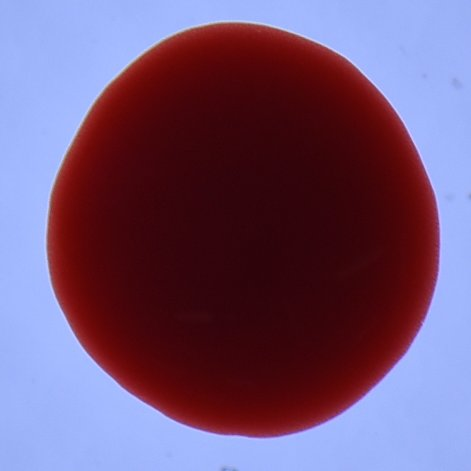
%> input picture Principal Component Analysis for Face Recognition/Training Data/Time 1/1.tif, 471 x 471 px
$ octave Eigen_Droplet.m   (GNU Octave 9; MATLAB toolbox functions it lacks are replaced by stand-ins)
%> lines starting %> are read from the running program, lines starting %| are printed output that depends on the picture
clear all;
close all;

%Training

%Read images
%Read images from Time 1
A1 = imread('C:\Users\PHY3HAMADL\Desktop\Blood_Research\2019\Blood_Droplets_Kirsten\EigenDroplet\Training\Time 1\1.tif'); %471   471     3
%> A1 is the input picture: size 471x471x3 uint8; mean R, G, B 113.4, 84.2, 117.3
A1 = imresize(double(A1(:,:,1)),[60 60]); %choose only the red channel from 0 to 256
%> A1: size 60x60 double
A2 = imread('C:\Users\PHY3HAMADL\Desktop\Blood_Research\2019\Blood_Droplets_Kirsten\EigenDroplet\Training\Time 1\2.tif'); %467   467     3
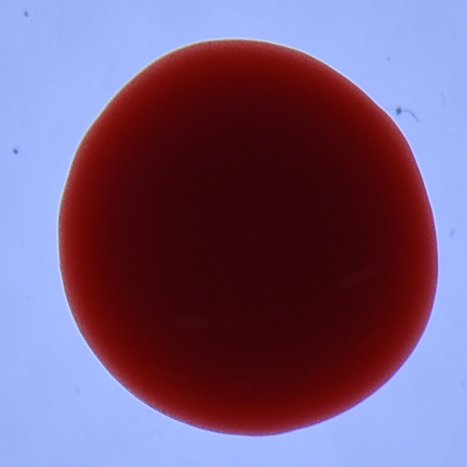
%> input picture Principal Component Analysis for Face Recognition/Training Data/Time 1/2.tif, 467 x 467 px
%> A2 is the input picture: size 467x467x3 uint8; mean R, G, B 117.8, 90, 124.2
A2 = imresize(double(A2(:,:,1)),[60 60]);
%> A2: size 60x60 double
A3 = imread('C:\Users\PHY3HAMADL\Desktop\Blood_Research\2019\Blood_Droplets_Kirsten\EigenDroplet\Training\Time 1\3.tif'); %477   477     3
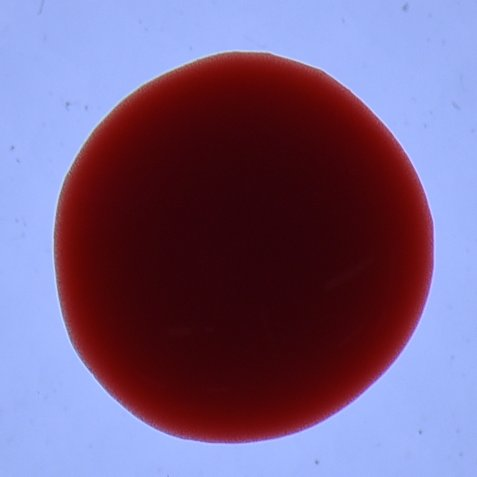
%> input picture Principal Component Analysis for Face Recognition/Training Data/Time 1/3.tif, 477 x 477 px
%> A3 is the input picture: size 477x477x3 uint8; mean R, G, B 117.3, 94, 130.6
A3 = imresize(double(A3(:,:,1)),[60 60]);
%> A3: size 60x60 double
A4 = imread('C:\Users\PHY3HAMADL\Desktop\Blood_Research\2019\Blood_Droplets_Kirsten\EigenDroplet\Training\Time 1\4.tif'); %519   459     3
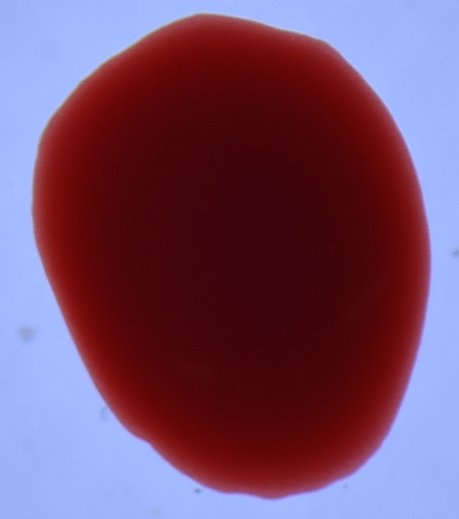
%> input picture Principal Component Analysis for Face Recognition/Training Data/Time 1/4.tif, 459 x 519 px
%> A4 is the input picture: size 519x459x3 uint8; mean R, G, B 117.7, 77.1, 106.5
A4 = imresize(double(A4(:,:,1)),[60 60]);
%> A4: size 60x60 double
%Read images from Time 2
B1 = imread('C:\Users\PHY3HAMADL\Desktop\Blood_Research\2019\Blood_Droplets_Kirsten\EigenDroplet\Training\Time 2\1.tif'); %471   471     3
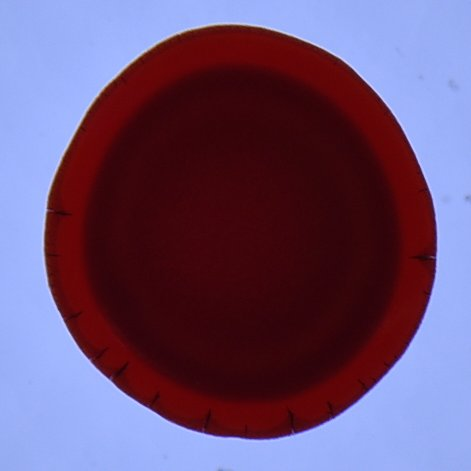
%> input picture Principal Component Analysis for Face Recognition/Training Data/Time 2/1.tif, 471 x 471 px
%> B1 is the input picture: size 471x471x3 uint8; mean R, G, B 107, 80.3, 114.7
B1 = imresize(double(B1(:,:,1)),[60 60]);
%> B1: size 60x60 double
B2 = imread('C:\Users\PHY3HAMADL\Desktop\Blood_Research\2019\Blood_Droplets_Kirsten\EigenDroplet\Training\Time 2\2.tif'); %467   467     3
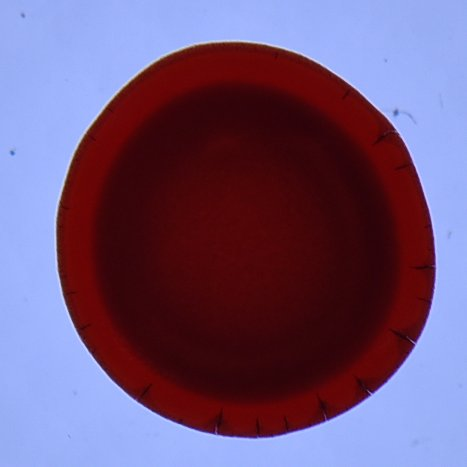
%> input picture Principal Component Analysis for Face Recognition/Training Data/Time 2/2.tif, 467 x 467 px
%> B2 is the input picture: size 467x467x3 uint8; mean R, G, B 111.8, 85.6, 120.8
B2 = imresize(double(B2(:,:,1)),[60 60]);
%> B2: size 60x60 double
B3 = imread('C:\Users\PHY3HAMADL\Desktop\Blood_Research\2019\Blood_Droplets_Kirsten\EigenDroplet\Training\Time 2\3.tif'); %477   477     3
B3 = imresize(double(B3(:,:,1)),[60 60]);
B4 = imread('C:\Users\PHY3HAMADL\Desktop\Blood_Research\2019\Blood_Droplets_Kirsten\EigenDroplet\Training\Time 2\4.tif'); %519   459     3
B4 = imresize(double(B4(:,:,1)),[60 60]);
%Read images from Time 3
C1 = imread('C:\Users\PHY3HAMADL\Desktop\Blood_Research\2019\Blood_Droplets_Kirsten\EigenDroplet\Training\Time 3\1.tif'); %471   471     3
C1 = imresize(double(C1(:,:,1)),[60 60]);
C2 = imread('C:\Users\PHY3HAMADL\Desktop\Blood_Research\2019\Blood_Droplets_Kirsten\EigenDroplet\Training\Time 3\2.tif'); %467   467     3
C2 = imresize(double(C2(:,:,1)),[60 60]);
C3 = imread('C:\Users\PHY3HAMADL\Desktop\Blood_Research\2019\Blood_Droplets_Kirsten\EigenDroplet\Training\Time 3\3.tif'); %477   477     3
C3 = imresize(double(C3(:,:,1)),[60 60]);
C4 = imread('C:\Users\PHY3HAMADL\Desktop\Blood_Research\2019\Blood_Droplets_Kirsten\EigenDroplet\Training\Time 3\4.tif'); %519   459     3
C4 = imresize(double(C4(:,:,1)),[60 60]);
%Read images from Time 4
D1 = imread('C:\Users\PHY3HAMADL\Desktop\Blood_Research\2019\Blood_Droplets_Kirsten\EigenDroplet\Training\Time 4\1.tif'); %471   471     3
D1 = imresize(double(D1(:,:,1)),[60 60]);
D2 = imread('C:\Users\PHY3HAMADL\Desktop\Blood_Research\2019\Blood_Droplets_Kirsten\EigenDroplet\Training\Time 4\2.tif'); %467   467     3
D2 = imresize(double(D2(:,:,1)),[60 60]);
D3 = imread('C:\Users\PHY3HAMADL\Desktop\Blood_Research\2019\Blood_Droplets_Kirsten\EigenDroplet\Training\Time 4\3.tif'); %477   477     3
D3 = imresize(double(D3(:,:,1)),[60 60]);
D4 = imread('C:\Users\PHY3HAMADL\Desktop\Blood_Research\2019\Blood_Droplets_Kirsten\EigenDroplet\Training\Time 4\4.tif'); %519   459     3
D4 = imresize(double(D4(:,:,1)),[60 60]);

%show images
figure (1)
subplot(4,4,1)
pcolor(flipud(A1)), shading interp, colormap(gray), set(gca, 'Xtick',[],'Ytick',[])
subplot(4,4,2)
pcolor(flipud(A2)), shading interp, colormap(gray), set(gca, 'Xtick',[],'Ytick',[])
subplot(4,4,3)
pcolor(flipud(A3)), shading interp, colormap(gray), set(gca, 'Xtick',[],'Ytick',[])
subplot(4,4,4)
pcolor(flipud(A4)), shading interp, colormap(gray), set(gca, 'Xtick',[],'Ytick',[])
subplot(4,4,5)
pcolor(flipud(B1)), shading interp, colormap(gray), set(gca, 'Xtick',[],'Ytick',[])
subplot(4,4,6)
pcolor(flipud(B2)), shading interp, colormap(gray), set(gca, 'Xtick',[],'Ytick',[])
subplot(4,4,7)
pcolor(flipud(B3)), shading interp, colormap(gray), set(gca, 'Xtick',[],'Ytick',[])
subplot(4,4,8)
pcolor(flipud(B4)), shading interp, colormap(gray), set(gca, 'Xtick',[],'Ytick',[])
subplot(4,4,9)
pcolor(flipud(C1)), shading interp, colormap(gray), set(gca, 'Xtick',[],'Ytick',[])
subplot(4,4,10)
pcolor(flipud(C2)), shading interp, colormap(gray), set(gca, 'Xtick',[],'Ytick',[])
subplot(4,4,11)
pcolor(flipud(C3)), shading interp, colormap(gray), set(gca, 'Xtick',[],'Ytick',[])
subplot(4,4,12)
pcolor(flipud(C4)), shading interp, colormap(gray), set(gca, 'Xtick',[],'Ytick',[])
subplot(4,4,13)
pcolor(flipud(D1)), shading interp, colormap(gray), set(gca, 'Xtick',[],'Ytick',[])
subplot(4,4,14)
pcolor(flipud(D2)), shading interp, colormap(gray), set(gca, 'Xtick',[],'Ytick',[])
subplot(4,4,15)
pcolor(flipud(D3)), shading interp, colormap(gray), set(gca, 'Xtick',[],'Ytick',[])
subplot(4,4,16)
pcolor(flipud(D4)), shading interp, colormap(gray), set(gca, 'Xtick',[],'Ytick',[])

%Average droplets
AveA = (A1+A2+A3+A4)/4;
AveB = (B1+B2+B3+B4)/4;
AveC = (C1+C2+C3+C4)/4;
AveD = (D1+D2+D3+D4)/4;

%show the average
figure (2)
subplot(2,2,1)
pcolor(flipud(AveA)), shading interp, colormap(gray), set(gca, 'Xtick',[],'Ytick',[])
subplot(2,2,2)
pcolor(flipud(AveB)), shading interp, colormap(gray), set(gca, 'Xtick',[],'Ytick',[])
subplot(2,2,3)
pcolor(flipud(AveC)), shading interp, colormap(gray), set(gca, 'Xtick',[],'Ytick',[])
subplot(2,2,4)
pcolor(flipud(AveD)), shading interp, colormap(gray), set(gca, 'Xtick',[],'Ytick',[])

%Data matrix
DB = [reshape(A1,1,60*60)
    reshape(A2,1,60*60)
    reshape(A3,1,60*60)
    reshape(A4,1,60*60)
    reshape(B1,1,60*60)
    reshape(B2,1,60*60)
    reshape(B3,1,60*60)
    reshape(B4,1,60*60)
    reshape(C1,1,60*60)
    reshape(C2,1,60*60)
    reshape(C3,1,60*60)
    reshape(C4,1,60*60)
    reshape(D1,1,60*60)
    reshape(D2,1,60*60)
    reshape(D3,1,60*60)
    reshape(D4,1,60*60)];

%construct covariance matrix
Cov = (DB')*(DB);

%diagnolise covariance matrix, i.e., compute eigenvalues and eigenvectors
[V,E] = eigs(Cov,20,'lm');

%show the eigenvectors and the eigenvalues
figure(3)
subplot(2,3,1), drop1 = reshape(V(:,1), 60,60); pcolor(flipud(drop1)), shading interp, colormap gray
% V(:,1) the first column of matrix V: the first eigenvector which contains the main characteristics all images have.
subplot(2,3,2), drop2 = reshape(V(:,2), 60,60); pcolor(flipud(drop2)), shading interp, colormap gray
subplot(2,3,3), drop3 = reshape(V(:,3), 60,60); pcolor(flipud(drop3)), shading interp, colormap gray
subplot(2,3,4), drop4 = reshape(V(:,4), 60,60); pcolor(flipud(drop4)), shading interp, colormap gray
subplot(2,3,5), drop5 = reshape(V(:,5), 60,60); pcolor(flipud(drop5)), shading interp, colormap gray
subplot(2,3,6), plot(diag(E),'ko', 'Linewidth',[2]) %try semilogx on the y axis
set(gca, 'Fontsize', [14])
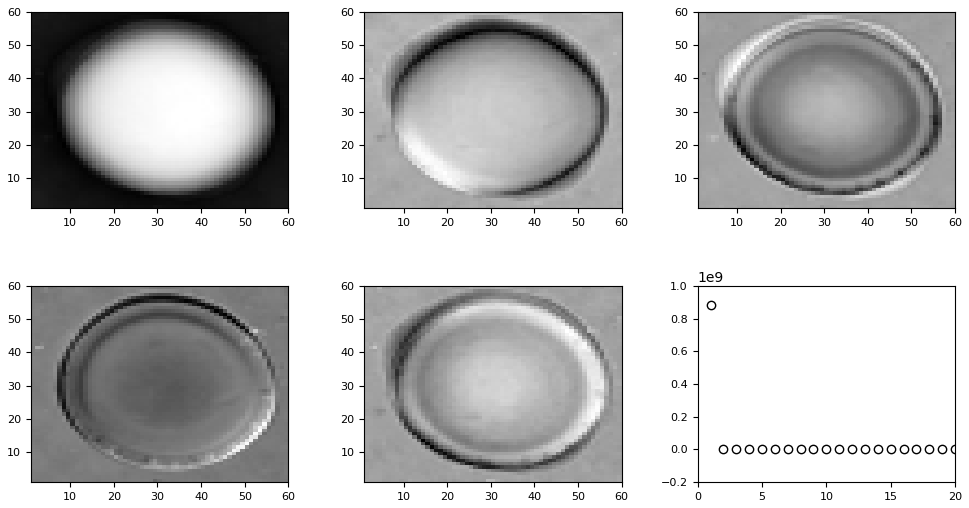
%> figure redrawn from the program's plot data, 6 panels; panel 6: highest point at x = 1, y = 880880090.4

%transform the average images from matrices to vectors
vecA = reshape(AveA,1,60*60);
%> vecA = 3600 values, max 166.4 at index 3392, min 50.56 at index 1952, mean 116.6
vecB = reshape(AveB,1,60*60);
%> vecB = 3600 values, max 165.4 at index 462, min 54.71 at index 2547, mean 113.4
vecC = reshape(AveC,1,60*60);
%> vecC has the same summary as vecA
vecD = reshape(AveD,1,60*60);
%> vecD has the same summary as vecA

%project the average images on the eigenvectors, i.e., classification functions.
projA = vecA * V;
%> projA = 20 values, max 5.87 at index 4, min -7469.2 at index 1, mean -380.3
projB = vecB * V;
%> projB = 20 values, max 211.8 at index 3, min -7264.2 at index 1, mean -340.3
projC = vecC * V;
%> projC has the same summary as projA
projD = vecD * V;
%> projD has the same summary as projA

%show the projection of the average images on the 20 eigenvectors
figure(4)
subplot(2,2,1), bar(projA(1:20)), set(gca, 'Xlim',[0 20], 'Ylim', [-2000 2000], 'Xtick', [], 'Ytick', [])
text(12,-1700, 'Time 1', 'Fontsize', [15])
subplot(2,2,2), bar(projB(1:20)), set(gca, 'Xlim',[0 20], 'Ylim', [-2000 2000], 'Xtick', [], 'Ytick', [])
text(12,-1700, 'Time 2', 'Fontsize', [15])
subplot(2,2,3), bar(projC(1:20)), set(gca, 'Xlim',[0 20], 'Ylim', [-2000 2000], 'Xtick', [], 'Ytick', [])
text(12,-1700, 'Time 3', 'Fontsize', [15])
subplot(2,2,4), bar(projD(1:20)), set(gca, 'Xlim',[0 20], 'Ylim', [-2000 2000], 'Xtick', [], 'Ytick', [])
text(12,-1700, 'Time 4', 'Fontsize', [15])
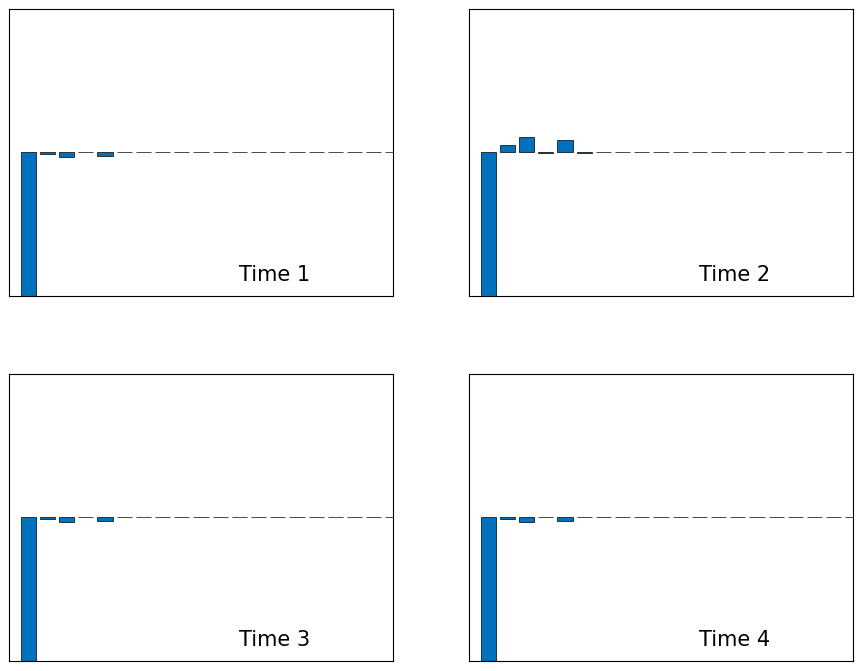
%> figure redrawn from the program's plot data, 4 panels; panel 1: tallest bar 7469.2 high, from x = 0.6 to 1.4; panel 2: tallest bar 7264.2 high, from x = 0.6 to 1.4; panel 3: tallest bar 7469.2 high, from x = 0.6 to 1.4; panel 4: tallest bar 7469.2 high, from x = 0.6 to 1.4

%-----------------------------------

%Testing

%Read images
%> (the run ends here)
